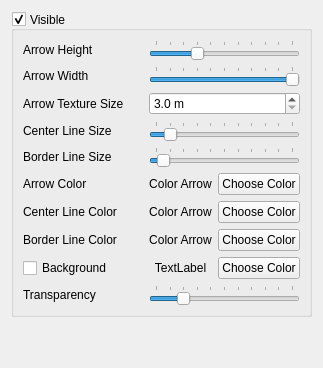
           <widget class="QWidget" name="tab_3">
            <attribute name="title">
             <string>Global Planner</string>
            </attribute>
            <layout class="QVBoxLayout" name="verticalLayout_11">
             <item>
              <widget class="QGroupBox" name="gbGlobalPlanner">
               <property name="sizePolicy">
                <sizepolicy hsizetype="Preferred" vsizetype="Preferred">
                 <horstretch>0</horstretch>
                 <verstretch>0</verstretch>
                </sizepolicy>
               </property>
               <property name="title">
                <string>Visible</string>
               </property>
               <property name="alignment">
                <set>Qt::AlignLeading|Qt::AlignLeft|Qt::AlignVCenter</set>
               </property>
               <property name="checkable">
                <bool>true</bool>
               </property>
               <layout class="QGridLayout" name="gridLayout_16">
                <item row="5" column="1" colspan="2">
                 <widget class="QSlider" name="slGlobalPlannerBorderLine">
                  <property name="maximum">
                   <number>100</number>
                  </property>
                  <property name="value">
                   <number>5</number>
                  </property>
                  <property name="orientation">
                   <enum>Qt::Horizontal</enum>
                  </property>
                  <property name="tickPosition">
                   <enum>QSlider::TicksAbove</enum>
                  </property>
                 </widget>
                </item>
                <item row="9" column="1">
                 <widget class="QLabel" name="lbGlobalPlannerBackgroundColor">
                  <property name="sizePolicy">
                   <sizepolicy hsizetype="Expanding" vsizetype="Preferred">
                    <horstretch>0</horstretch>
                    <verstretch>0</verstretch>
                   </sizepolicy>
                  </property>
                  <property name="focusPolicy">
                   <enum>Qt::NoFocus</enum>
                  </property>
                  <property name="text">
                   <string>TextLabel</string>
                  </property>
                  <property name="alignment">
                   <set>Qt::AlignCenter</set>
                  </property>
                 </widget>
                </item>
                <item row="4" column="0">
                 <widget class="QLabel" name="label_18">
                  <property name="text">
                   <string>Center Line Size</string>
                  </property>
                 </widget>
                </item>
                <item row="9" column="2">
                 <widget class="QPushButton" name="pbGlobalPlannerBackgroundColor">
                  <property name="sizePolicy">
                   <sizepolicy hsizetype="Expanding" vsizetype="Preferred">
                    <horstretch>0</horstretch>
                    <verstretch>0</verstretch>
                   </sizepolicy>
                  </property>
                  <property name="focusPolicy">
                   <enum>Qt::NoFocus</enum>
                  </property>
                  <property name="text">
                   <string>Choose Color</string>
                  </property>
                 </widget>
                </item>
                <item row="0" column="0">
                 <widget class="QLabel" name="label_10">
                  <property name="sizePolicy">
                   <sizepolicy hsizetype="Minimum" vsizetype="Preferred">
                    <horstretch>0</horstretch>
                    <verstretch>0</verstretch>
                   </sizepolicy>
                  </property>
                  <property name="minimumSize">
                   <size>
                    <width>120</width>
                    <height>0</height>
                   </size>
                  </property>
                  <property name="text">
                   <string>Arrow Height</string>
                  </property>
                 </widget>
                </item>
                <item row="9" column="0">
                 <widget class="QCheckBox" name="cbGlobalPlannerBackground">
                  <property name="text">
                   <string>Background</string>
                  </property>
                 </widget>
                </item>
                <item row="7" column="2">
                 <widget class="QPushButton" name="pbGlobalPlannerCenterLineColor">
                  <property name="sizePolicy">
                   <sizepolicy hsizetype="Expanding" vsizetype="Preferred">
                    <horstretch>0</horstretch>
                    <verstretch>0</verstretch>
                   </sizepolicy>
                  </property>
                  <property name="focusPolicy">
                   <enum>Qt::NoFocus</enum>
                  </property>
                  <property name="text">
                   <string>Choose Color</string>
                  </property>
                 </widget>
                </item>
                <item row="3" column="1" colspan="2">
                 <widget class="QDoubleSpinBox" name="dsbGlobalPlannerTextureSize">
                  <property name="suffix">
                   <string> m</string>
                  </property>
                  <property name="decimals">
                   <number>1</number>
                  </property>
                  <property name="minimum">
                   <double>3.000000000000000</double>
                  </property>
                  <property name="maximum">
                   <double>50.000000000000000</double>
                  </property>
                  <property name="value">
                   <double>3.000000000000000</double>
                  </property>
                 </widget>
                </item>
                <item row="7" column="1">
                 <widget class="QLabel" name="lbGlobalPlannerCenterLineColor">
                  <property name="sizePolicy">
                   <sizepolicy hsizetype="Expanding" vsizetype="Preferred">
                    <horstretch>0</horstretch>
                    <verstretch>0</verstretch>
                   </sizepolicy>
                  </property>
                  <property name="focusPolicy">
                   <enum>Qt::NoFocus</enum>
                  </property>
                  <property name="text">
                   <string>Color Arrow</string>
                  </property>
                  <property name="alignment">
                   <set>Qt::AlignCenter</set>
                  </property>
                 </widget>
                </item>
                <item row="0" column="1" colspan="2">
                 <widget class="QSlider" name="slGlobalPlannerArrowSize">
                  <property name="maximum">
                   <number>100</number>
                  </property>
                  <property name="value">
                   <number>30</number>
                  </property>
                  <property name="orientation">
                   <enum>Qt::Horizontal</enum>
                  </property>
                  <property name="tickPosition">
                   <enum>QSlider::TicksAbove</enum>
                  </property>
                 </widget>
                </item>
                <item row="10" column="1" colspan="2">
                 <widget class="QSlider" name="slGlobalPlannerTransparency">
                  <property name="maximum">
                   <number>100</number>
                  </property>
                  <property name="value">
                   <number>20</number>
                  </property>
                  <property name="orientation">
                   <enum>Qt::Horizontal</enum>
                  </property>
                  <property name="tickPosition">
                   <enum>QSlider::TicksAbove</enum>
                  </property>
                  <property name="tickInterval">
                   <number>10</number>
                  </property>
                 </widget>
                </item>
                <item row="5" column="0">
                 <widget class="QLabel" name="label_47">
                  <property name="text">
                   <string>Border Line Size</string>
                  </property>
                 </widget>
                </item>
                <item row="6" column="1">
                 <widget class="QLabel" name="lbGlobalPlannerArrowColor">
                  <property name="sizePolicy">
                   <sizepolicy hsizetype="Expanding" vsizetype="Preferred">
                    <horstretch>0</horstretch>
                    <verstretch>0</verstretch>
                   </sizepolicy>
                  </property>
                  <property name="focusPolicy">
                   <enum>Qt::NoFocus</enum>
                  </property>
                  <property name="text">
                   <string>Color Arrow</string>
                  </property>
                  <property name="alignment">
                   <set>Qt::AlignCenter</set>
                  </property>
                 </widget>
                </item>
                <item row="4" column="1" colspan="2">
                 <widget class="QSlider" name="slGlobalPlannerCenterLine">
                  <property name="maximum">
                   <number>100</number>
                  </property>
                  <property name="value">
                   <number>10</number>
                  </property>
                  <property name="orientation">
                   <enum>Qt::Horizontal</enum>
                  </property>
                  <property name="tickPosition">
                   <enum>QSlider::TicksAbove</enum>
                  </property>
                 </widget>
                </item>
                <item row="6" column="2">
                 <widget class="QPushButton" name="pbGlobalPlannerArrowColor">
                  <property name="sizePolicy">
                   <sizepolicy hsizetype="Expanding" vsizetype="Preferred">
                    <horstretch>0</horstretch>
                    <verstretch>0</verstretch>
                   </sizepolicy>
                  </property>
                  <property name="focusPolicy">
                   <enum>Qt::NoFocus</enum>
                  </property>
                  <property name="text">
                   <string>Choose Color</string>
                  </property>
                 </widget>
                </item>
                <item row="8" column="2">
                 <widget class="QPushButton" name="pbGlobalPlannerBorderLineColor">
                  <property name="sizePolicy">
                   <sizepolicy hsizetype="Expanding" vsizetype="Preferred">
                    <horstretch>0</horstretch>
                    <verstretch>0</verstretch>
                   </sizepolicy>
                  </property>
                  <property name="focusPolicy">
                   <enum>Qt::NoFocus</enum>
                  </property>
                  <property name="text">
                   <string>Choose Color</string>
                  </property>
                 </widget>
                </item>
                <item row="8" column="1">
                 <widget class="QLabel" name="lbGlobalPlannerBorderLineColor">
                  <property name="sizePolicy">
                   <sizepolicy hsizetype="Expanding" vsizetype="Preferred">
                    <horstretch>0</horstretch>
                    <verstretch>0</verstretch>
                   </sizepolicy>
                  </property>
                  <property name="focusPolicy">
                   <enum>Qt::NoFocus</enum>
                  </property>
                  <property name="text">
                   <string>Color Arrow</string>
                  </property>
                  <property name="alignment">
                   <set>Qt::AlignCenter</set>
                  </property>
                 </widget>
                </item>
                <item row="10" column="0">
                 <widget class="QLabel" name="label_17">
                  <property name="focusPolicy">
                   <enum>Qt::NoFocus</enum>
                  </property>
                  <property name="text">
                   <string>Transparency</string>
                  </property>
                 </widget>
                </item>
                <item row="6" column="0">
                 <widget class="QLabel" name="label_15">
                  <property name="focusPolicy">
                   <enum>Qt::NoFocus</enum>
                  </property>
                  <property name="text">
                   <string>Arrow Color</string>
                  </property>
                 </widget>
                </item>
                <item row="3" column="0">
                 <widget class="QLabel" name="label_48">
                  <property name="text">
                   <string>Arrow Texture Size</string>
                  </property>
                 </widget>
                </item>
                <item row="8" column="0">
                 <widget class="QLabel" name="label_28">
                  <property name="focusPolicy">
                   <enum>Qt::NoFocus</enum>
                  </property>
                  <property name="text">
                   <string>Border Line Color</string>
                  </property>
                 </widget>
                </item>
                <item row="7" column="0">
                 <widget class="QLabel" name="label_27">
                  <property name="focusPolicy">
                   <enum>Qt::NoFocus</enum>
                  </property>
                  <property name="text">
                   <string>Center Line Color</string>
                  </property>
                 </widget>
                </item>
                <item row="1" column="0">
                 <widget class="QLabel" name="label_49">
                  <property name="sizePolicy">
                   <sizepolicy hsizetype="Minimum" vsizetype="Preferred">
                    <horstretch>0</horstretch>
                    <verstretch>0</verstretch>
                   </sizepolicy>
                  </property>
                  <property name="minimumSize">
                   <size>
                    <width>120</width>
                    <height>0</height>
                   </size>
                  </property>
                  <property name="text">
                   <string>Arrow Width</string>
                  </property>
                 </widget>
                </item>
                <item row="1" column="1" colspan="2">
                 <widget class="QSlider" name="slGlobalPlannerArrowWidth">
                  <property name="maximum">
                   <number>100</number>
                  </property>
                  <property name="value">
                   <number>100</number>
                  </property>
                  <property name="orientation">
                   <enum>Qt::Horizontal</enum>
                  </property>
                  <property name="tickPosition">
                   <enum>QSlider::TicksAbove</enum>
                  </property>
                 </widget>
                </item>
               </layout>
              </widget>
             </item>
             <item>
              <spacer name="verticalSpacer_5">
               <property name="orientation">
                <enum>Qt::Vertical</enum>
               </property>
               <property name="sizeHint" stdset="0">
                <size>
                 <width>20</width>
                 <height>40</height>
                </size>
               </property>
              </spacer>
             </item>
            </layout>
           </widget>
